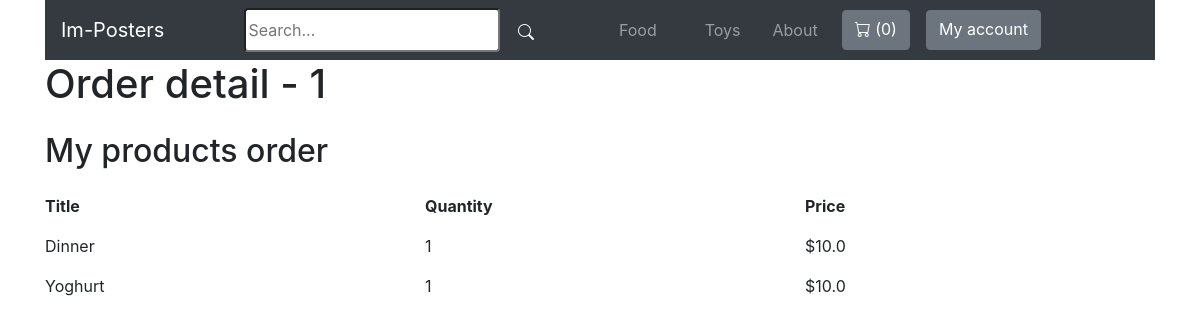
Page /my-store/order-detail/1/ (signed in) on the committed database.
### store/models.py (models this page shows, shortened)
class Category(models.Model):
    title = models.CharField(max_length=50)
    slug = models.SlugField(max_length=50)
    class Meta:
        verbose_name_plural = 'Categories'

class Order(models.Model):
    first_name = models.CharField(max_length=255)
    last_name = models.CharField(max_length=255)
    address = models.CharField(max_length=255)
    zipcode = models.CharField(max_length=255)
    city = models.CharField(max_length=255)
    total_cost = models.IntegerField(default=0)
    paid_ammount = models.IntegerField(blank=True, null=True)
    is_paid = models.BooleanField(default=False)
    merchant_id = models.CharField(max_length=255)
    created_by = models.ForeignKey(User, related_name='orders', on_delete=models.SET_NULL, null=True)
    created_at = models.DateTimeField(auto_now_add=True)

class OrderItem(models.Model):
    order = models.ForeignKey(Order, related_name='items', on_delete=models.CASCADE)
    product = models.ForeignKey(Product, related_name='items', on_delete=models.CASCADE)
    price = models.IntegerField()
    quantity = models.IntegerField(default=1)
    def get_display_price(self):
        return self.price / 100

class Product(models.Model):
    DRAFT = 'draft'
    WAITING_APPROVAL = 'waitingapproval'
    ACTIVE = 'active'
    DELETED = 'deleted'
    STATUS_CHOICES = (
        (DRAFT, 'Draft'),
        (WAITING_APPROVAL, 'Waiting approval'),
        (ACTIVE, 'Active'),
        (DELETED, 'Deleted'),
    )
    user = models.ForeignKey(User, related_name='products', on_delete=models.CASCADE)
    category = models.ForeignKey(Category, related_name='products', on_delete=models.CASCADE)
    title = models.CharField(max_length=50)
    slug = models.SlugField(max_length=50)
    description = models.TextField(blank=True)
    price = models.IntegerField()
    image = models.ImageField(upload_to='uploads/product_images', blank=True, null=True)
    thumbnail = models.ImageField(upload_to='uploads/product_images/thumbnail', blank=True, null=True)
    created_at = models.DateTimeField(auto_now_add=True)
    updated_at = models.DateTimeField(auto_now=True)
    status = models.CharField(max_length=50, choices=STATUS_CHOICES, default=ACTIVE)
    class Meta:
        ordering = ('-created_at',)

### userprofile/views.py (the view)
# urls.py: path('my-store/order-detail/<int:pk>/', views.my_store_order_detail, name='my_store_order_detail'),
@login_required
def my_store_order_detail(request, pk):
    order = get_object_or_404(Order, pk=pk)
    return render(request, 'userprofile/my_store_order_detail.html', {
        'order': order
    })

### store/cart.py (called while the page is built)
    def __len__(self):
        return sum(item['quantity'] for item in self.cart.values())

### store/context_processors.py (called while the page is built)
def cart(request):
    return {'cart': Cart(request)}

### store/templatetags/menu.py (called while the page is built)
@register.inclusion_tag('core/menu.html')
def menu():
    categories = Category.objects.all()
    return {'categories': categories}

### userprofile/templates/userprofile/my_store_order_detail.html (shortened to what this page needs)
{% extends 'core/base.html' %}
{% block content %}
<div class="container">
    <h1 class="mb-4 text-2xl">Order detail - {{ order.id }}</h1>
    <h2 class="mb-4 text-xl">My products order</h2>
    <div class="row mb-3">
        <div class="col-sm">
            <strong>Title</strong>
        </div>
        <div class="col-sm">
            <strong>Quantity</strong>
        </div>
        <div class="col-sm">
            <strong>Price</strong>
        </div>
    </div>
    {% for item in order.items.all %}
        {% if item.product.user == request.user %}
            <div class="row mb-3">
                <div class="col-sm">
                    {{ item.product.title }}
                </div>
                <div class="col-sm">
                    {{ item.quantity }}
                </div>
                <div class="col-sm">
                    ${{ item.get_display_price }}
                </div>
            </div>
        {% endif %}
    {% endfor %}
</div>
{% endblock %}

### core/templates/core/menu.html
{% for category in categories %}
<a class="nav-link mx-3" href="{% url 'category_detail' category.slug %}">{{ category.title }}</a>
{% endfor %}
<a class="nav-link" href="{% url 'about' %}">About</a>

### rows in the picture
Category: title "Food"
Category: title "Toys"
Order: id "1"
OrderItem: product "Dinner", quantity "1", get_display_price "10.0"
OrderItem: product "Yoghurt", quantity "1", get_display_price "10.0"

### other values in the picture
{{ cart|length }} "0"
